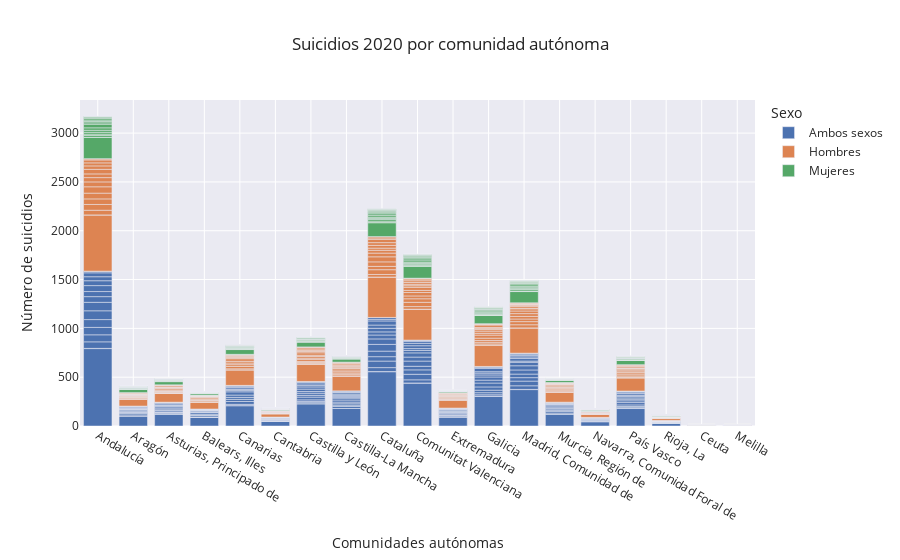

Notebook code for this chart:
### Markdown cell above
SUICIDIOS 2020 POR COMUNIDAD AUTÓNOMA

### Code cell
fig6 = px.bar(com2020, x= "Comunidades autónomas", y="Total", color="Sexo",
             barmode = "relative", hover_name= "Edad", title= "Suicidios 2020 por comunidad autónoma", template="seaborn", labels={"Total": "Número de suicidios"})
fig6.show()

### Figure 1 — Plotly figure (JSON) as saved in the notebook; plotly's stock layout.template omitted (floating-point values rounded to 4 significant figures; data arrays with more than 128 entries replaced by an {"elided": "..."} marker saying what was removed)
{"data": [{"alignmentgroup": "True", "hovertemplate": "<b>%{hovertext}</b><br><br>Sexo=Ambos sexos<br>Comunidades autónomas=%{x}<br>Número de suicidios=%{y}<extra></extra>", "hovertext": {"elided": "304 str values"}, "legendgroup": "Ambos sexos", "marker": {"color": "rgb(76,114,176)", "pattern": {"shape": ""}}, "name": "Ambos sexos", "offsetgroup": "Ambos sexos", "orientation": "v", "showlegend": true, "textposition": "auto", "type": "bar", "x": {"elided": "304 str values"}, "xaxis": "x", "y": {"elided": "304 int values"}, "yaxis": "y"}, {"alignmentgroup": "True", "hovertemplate": "<b>%{hovertext}</b><br><br>Sexo=Hombres<br>Comunidades autónomas=%{x}<br>Número de suicidios=%{y}<extra></extra>", "hovertext": {"elided": "304 str values"}, "legendgroup": "Hombres", "marker": {"color": "rgb(221,132,82)", "pattern": {"shape": ""}}, "name": "Hombres", "offsetgroup": "Hombres", "orientation": "v", "showlegend": true, "textposition": "auto", "type": "bar", "x": {"elided": "304 str values"}, "xaxis": "x", "y": {"elided": "304 int values"}, "yaxis": "y"}, {"alignmentgroup": "True", "hovertemplate": "<b>%{hovertext}</b><br><br>Sexo=Mujeres<br>Comunidades autónomas=%{x}<br>Número de suicidios=%{y}<extra></extra>", "hovertext": {"elided": "304 str values"}, "legendgroup": "Mujeres", "marker": {"color": "rgb(85,168,104)", "pattern": {"shape": ""}}, "name": "Mujeres", "offsetgroup": "Mujeres", "orientation": "v", "showlegend": true, "textposition": "auto", "type": "bar", "x": {"elided": "304 str values"}, "xaxis": "x", "y": {"elided": "304 int values"}, "yaxis": "y"}], "layout": {"barmode": "relative", "legend": {"title": {"text": "Sexo"}, "tracegroupgap": 0}, "title": {"text": "Suicidios 2020 por comunidad autónoma"}, "xaxis": {"anchor": "y", "domain": [0, 1], "title": {"text": "Comunidades autónomas"}}, "yaxis": {"anchor": "x", "domain": [0, 1], "title": {"text": "Número de suicidios"}}}}
